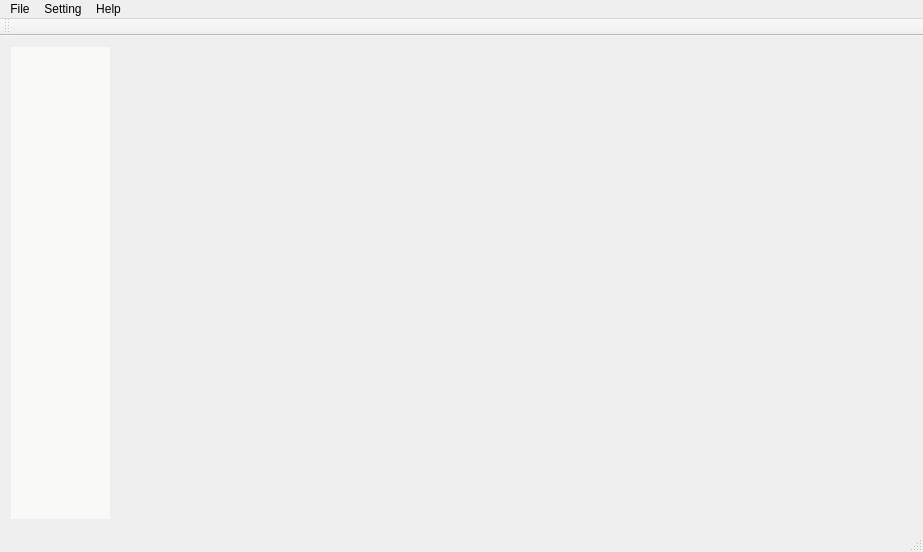
<?xml version="1.0" encoding="UTF-8"?>
<ui version="4.0">
 <class>MainWindow</class>
 <widget class="QMainWindow" name="MainWindow">
  <property name="geometry">
   <rect>
    <x>0</x>
    <y>0</y>
    <width>923</width>
    <height>552</height>
   </rect>
  </property>
  <property name="windowTitle">
   <string>MainWindow</string>
  </property>
  <widget class="QWidget" name="centralWidget">
   <property name="sizePolicy">
    <sizepolicy hsizetype="Expanding" vsizetype="Expanding">
     <horstretch>0</horstretch>
     <verstretch>0</verstretch>
    </sizepolicy>
   </property>
   <layout class="QGridLayout" name="gridLayout" columnstretch="1,8">
    <item row="0" column="0">
     <widget class="QWidget" name="widget" native="true">
      <property name="sizePolicy">
       <sizepolicy hsizetype="Expanding" vsizetype="Expanding">
        <horstretch>0</horstretch>
        <verstretch>0</verstretch>
       </sizepolicy>
      </property>
      <property name="autoFillBackground">
       <bool>false</bool>
      </property>
      <property name="styleSheet">
       <string notr="true">background-color: rgb(249, 249, 247);</string>
      </property>
      <layout class="QGridLayout" name="gridLayout_2" rowstretch="0,0">
       <item row="1" column="0">
        <widget class="QPushButton" name="pushButton_line">
         <property name="sizePolicy">
          <sizepolicy hsizetype="Expanding" vsizetype="Expanding">
           <horstretch>0</horstretch>
           <verstretch>0</verstretch>
          </sizepolicy>
         </property>
         <property name="text">
          <string/>
         </property>
         <property name="icon">
          <iconset resource="res.qrc">
           <normaloff>:/images/line.png</normaloff>:/images/line.png</iconset>
         </property>
         <property name="iconSize">
          <size>
           <width>64</width>
           <height>64</height>
          </size>
         </property>
         <property name="flat">
          <bool>true</bool>
         </property>
        </widget>
       </item>
       <item row="0" column="0">
        <widget class="QPushButton" name="pushButton_node">
         <property name="sizePolicy">
          <sizepolicy hsizetype="Expanding" vsizetype="Expanding">
           <horstretch>0</horstretch>
           <verstretch>0</verstretch>
          </sizepolicy>
         </property>
         <property name="text">
          <string/>
         </property>
         <property name="icon">
          <iconset resource="res.qrc">
           <normaloff>:/images/node.png</normaloff>:/images/node.png</iconset>
         </property>
         <property name="iconSize">
          <size>
           <width>64</width>
           <height>64</height>
          </size>
         </property>
         <property name="flat">
          <bool>true</bool>
         </property>
        </widget>
       </item>
      </layout>
     </widget>
    </item>
    <item row="0" column="1">
     <widget class="QWidget" name="widget_2" native="true">
      <property name="sizePolicy">
       <sizepolicy hsizetype="Expanding" vsizetype="MinimumExpanding">
        <horstretch>0</horstretch>
        <verstretch>0</verstretch>
       </sizepolicy>
      </property>
      <property name="autoFillBackground">
       <bool>false</bool>
      </property>
     </widget>
    </item>
   </layout>
  </widget>
  <widget class="QMenuBar" name="menuBar">
   <property name="geometry">
    <rect>
     <x>0</x>
     <y>0</y>
     <width>923</width>
     <height>22</height>
    </rect>
   </property>
   <widget class="QMenu" name="menuFile">
    <property name="title">
     <string>File</string>
    </property>
    <addaction name="actionOpen"/>
    <addaction name="actionClose"/>
    <addaction name="actionSave"/>
    <addaction name="actionSave_as"/>
   </widget>
   <widget class="QMenu" name="menuSetting">
    <property name="title">
     <string>Setting</string>
    </property>
   </widget>
   <widget class="QMenu" name="menuHelp">
    <property name="title">
     <string>Help</string>
    </property>
   </widget>
   <addaction name="menuFile"/>
   <addaction name="menuSetting"/>
   <addaction name="menuHelp"/>
  </widget>
  <widget class="QToolBar" name="mainToolBar">
   <attribute name="toolBarArea">
    <enum>TopToolBarArea</enum>
   </attribute>
   <attribute name="toolBarBreak">
    <bool>false</bool>
   </attribute>
  </widget>
  <widget class="QStatusBar" name="statusBar"/>
  <action name="actionOpen">
   <property name="text">
    <string>Open</string>
   </property>
  </action>
  <action name="actionClose">
   <property name="text">
    <string>Close</string>
   </property>
  </action>
  <action name="actionSave">
   <property name="text">
    <string>Save</string>
   </property>
  </action>
  <action name="actionSave_as">
   <property name="text">
    <string>Save as</string>
   </property>
  </action>
 </widget>
 <layoutdefault spacing="6" margin="11"/>
 <resources>
  <include location="res.qrc"/>
 </resources>
 <connections/>
</ui>
